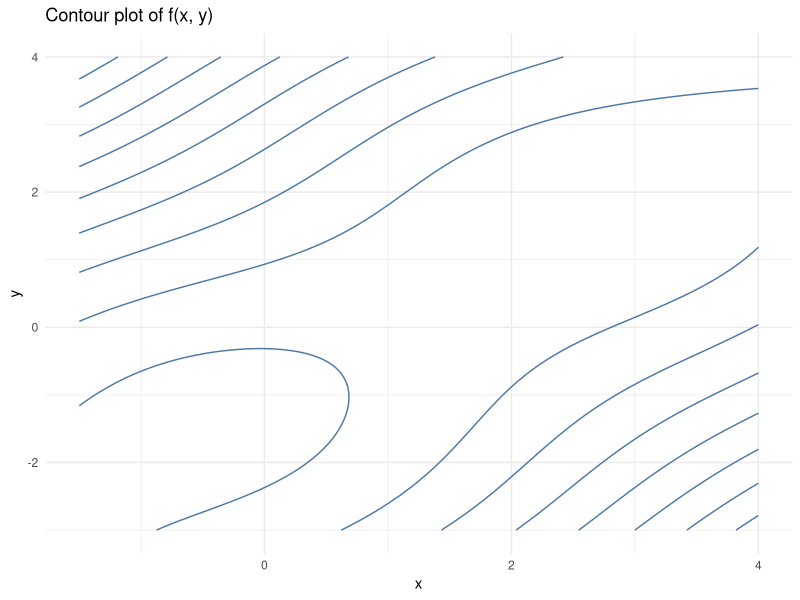
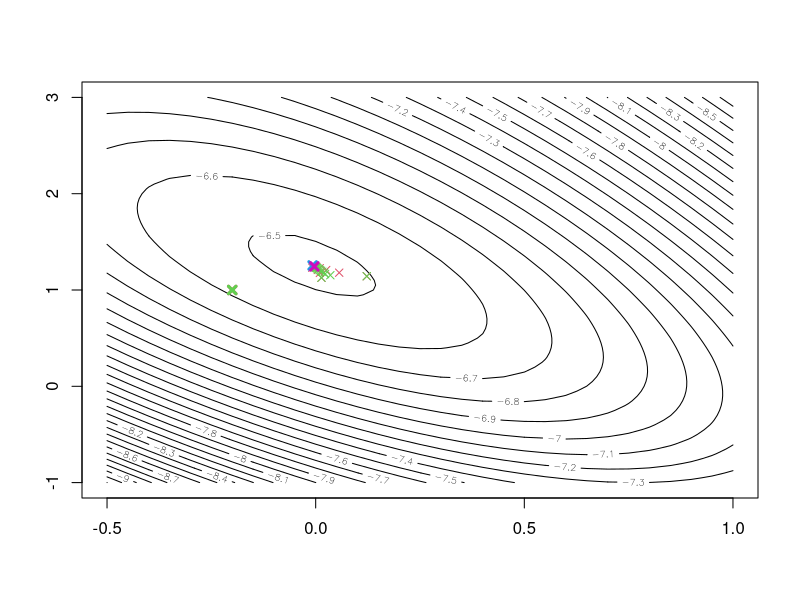
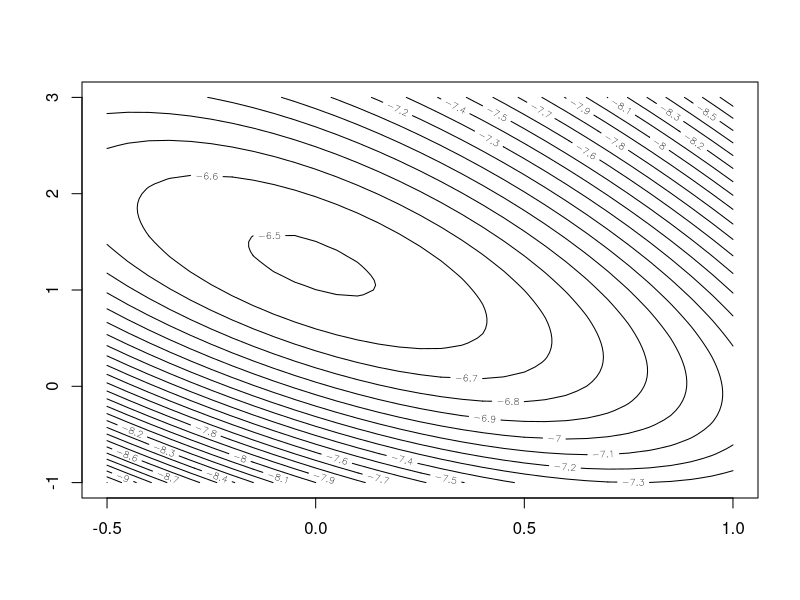
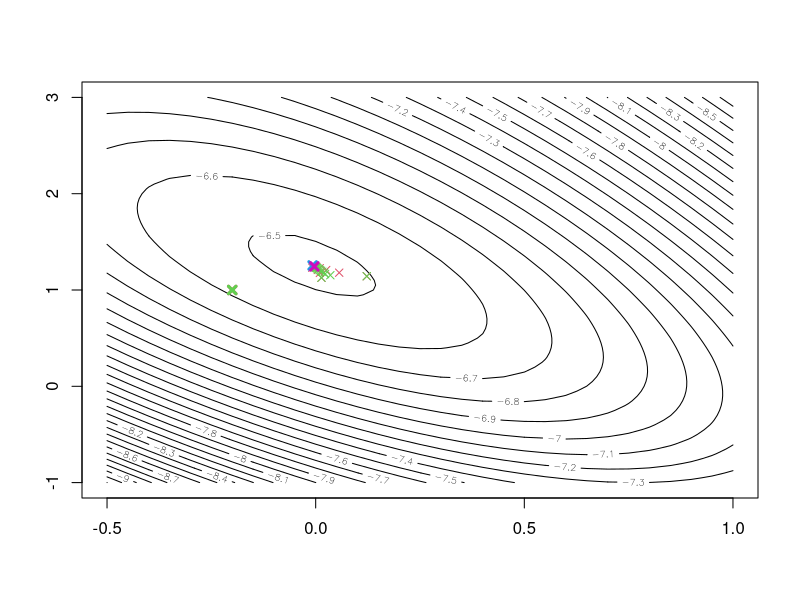

The R source for these figures, in order:
## ---- chunk 1
knitr::opts_chunk$set(echo = TRUE)
## ---- chunk 2
library(ggplot2)
library(knitr)
suppressWarnings(library(knitr))
## ---- chunk 3
# define the function f(x, y) that returns f(x, y) if both x and y are in the interval
f <- function(x, y){
  ifelse(x >= -1.5 & x <= 4 & y >= -3 & y <= 4,
         sin(x + y) + (x - y)^2 - 1.5*x + 2.5*y + 1,
         NA)
}

# data frame with x, y and f(x, y)
x <- seq(-1.5, 4, length.out = 100)
y <- seq(-3, 4, length.out = 100)

grid <- expand.grid(x = x, y = y)
grid$z <- with(grid, f(x, y))

# plot f(x, y)
ggplot(grid, aes(x = x, y = y, z = z)) + 
  geom_contour(col = "#4E79A7") + 
  labs(x = "x", y = "y", title = "Contour plot of f(x, y)") + 
  theme_minimal()
## ---- chunk 4
# gradient for f(x, y)
gradient <- function(x, y){
  grad_x <- cos(x + y) + 2*(x - y) - 1.5
  grad_y <- cos(x + y) - 2*(x - y) + 2.5
  return(c(grad_x, grad_y))
}

# hessian matrix for f(x, y)
hessian <- function(x, y){
  
  m <- matrix(c(-sin(x + y) + 2, -sin(x + y) - 2,
              -sin(x + y) - 2, -sin(x + y) + 2),
              byrow = T, nrow = 2, ncol = 2)
  
  return(m)
}
## ---- chunk 5
# newton algorithm
newton <- function(gradient, hessian, x_init, y_init, tol = 0.0001, maxit = 100){
  
  # check that the initial values are within the intervals
  if(x_init < -1.5 || x_init > 4 || y_init < -3 || y_init > 4){
    stop("The x and y values have to be within the intervals")
  }
  
  # set initial values
  x0 <- c(x_init, y_init)
  
  # while the stopping criteria is not met
  for(it in 1:maxit){
    
    H <- hessian(x0[1], x0[2])
    
    # use MASS library in case of a singular Hessian matrix
    if(abs(det(H)) < 1e-6){
      x1 <- x0 - as.vector(MASS::ginv(H) %*% gradient(x0[1], x0[2]))
    } else{
      x1 <- x0 - as.vector(solve(H) %*% gradient(x0[1], x0[2]))
    }
    
    # set the values within the intervals
    x1[1] <- max(min(x1[1], 4), -1.5)
    x1[2] <- max(min(x1[2], 4), -3)
    
    # if the stopping criteria is met
    if(norm(x1 - x0, type = "2") < tol){  # t(x1 - x0) %*% (x1 - x0)
      return(list(x = x1[1], y = x1[2], iterations = it, 
               gradient = gradient(x1[1], x1[2]), eigenvalues = eigen(hessian(x1[1], x1[2]))$values))
    } 
    
    x0 <- x1
  }
  
  warning("Maximum number of iterations reached without convergence.")
  return(list(x = x1[1], y = x1[2], iterations = maxit,
           gradient = gradient(x1[1], x1[2]), eigenvalues = eigen(hessian(x1[1], x1[2]))$values))
}
## ---- chunk 6
x_init1 <- 1
y_init1 <- 3
res1 <- newton(gradient, hessian, x_init1, y_init1)

x_init2 <- 2
y_init2 <- 4
res2 <- newton(gradient, hessian, x_init2, y_init2)

x_init3 <- 0
y_init3 <- -1
res3 <- newton(gradient, hessian, x_init3, y_init3)

df <- data.frame(initial_x = c(x_init1, x_init2, x_init3),
                 initial_y = c(y_init1, y_init2, y_init3),
                 final_x = c(res1$x, res2$x, res3$x),
                 final_y = c(res1$y, res2$y, res3$y),
                 function_value= c(f(res1$x, res1$y), f(res2$x, res2$y), f(res3$x, res3$y)), 
                 eigenvalues1 = c(res1$eigenvalues[1], res2$eigenvalues[1], res3$eigenvalues[1]),
                 eigenvalues2 = c(res1$eigenvalues[2], res2$eigenvalues[2], res3$eigenvalues[2]))
kable(df,
      caption = "Newton algorithm results")
## ---- chunk 7
#a

#log likelihood
g <- function(b){
  xi <- c(0,0,0,0.1,0.1,0.3,0.3,0.9,0.9,0.9)
  yi <- c(0,0,1,0,1,1,1,0,1,1)
  p <- 1/(1+exp(-b[1]-b[2]*xi))   #b[1] represents b0,b2 represents b1
  loglik <- sum(yi*log(p)+(1-yi)*log(1-p))
  return(loglik)
}

#gradient
dg <- function(b){
  xi <- c(0,0,0,0.1,0.1,0.3,0.3,0.9,0.9,0.9)
  yi <- c(0,0,1,0,1,1,1,0,1,1)
  p <- 1/(1+exp(-b[1]-b[2]*xi))
  
  dg_b0 <- sum(yi-p) #partial derivative with respect to b0
  dg_b1 <- sum(xi*(yi-p)) #partial derivative with respect to b1
  return(c(dg_b0,dg_b1))
}

#produce the contours plot
x1grid <- seq(-0.5, 1, by=0.05) 
x2grid <- seq(-1, 3, by=0.05) 
dx1 <- length(x1grid)
dx2 <- length(x2grid)
dx  <- dx1*dx2 
gx  <- matrix(rep(NA, dx), nrow=dx1)
for (i in 1:dx1)
  for (j in 1:dx2)
  {
    gx[i,j] <- g(c(x1grid[i], x2grid[j]))  
  }
mgx <- matrix(gx, nrow=dx1, ncol=dx2)
contour(x1grid, x2grid, mgx, nlevels=30)  # Note: For other functions g, you might need to choose another nlevels-value to get a good impression of the function 

#Steepest ascent function:
steepestasc <- function(x0, eps=1e-8, alpha0=1,path_col=2, final_col=4)
{
  xt   <- x0
  conv <- 999
  
  #function and gradient evaluations
  funEvaluation <- 0
  gradEvaluation <- 0
  
  points(xt[1], xt[2], col=path_col, pch=4, lwd=3)
 
 
   while(conv>eps)
  {
    alpha <- alpha0
    xt1   <- xt
    grad_xt1 <- dg(xt1)
    xt    <- xt1 + alpha*grad_xt1
    
    #update gradient evaluation
    gradEvaluation <-gradEvaluation+1
   
     #update function evaluation
    g_x <- g(xt)
    funEvaluation <-funEvaluation+1
    g_x1 <- g(xt1)
    funEvaluation <-funEvaluation+1
    
    while (g_x<g_x1 )
    {
      alpha <- alpha/2
      xt    <- xt1 + alpha*grad_xt1
      
      g_x <- g(xt)
      funEvaluation <-funEvaluation+1
    }
    points(xt[1], xt[2],col=path_col,pch=4, lwd=1)
    conv <- sum((xt-xt1)*(xt-xt1))
  }
  points(xt[1], xt[2], col=final_col ,pch=4, lwd=3)
  return(list(coefficients=xt,
              
              funEvaluation=funEvaluation,
              gradientEvaluation=gradEvaluation))
}

#b

inital_b <- c(-0.2,1)

#the second solution: a=a

steepestasc_keep <- function(x0, eps=1e-5, alpha0=1, path_col=3, final_col=6){
  
    xt   <- x0
    conv <- 999
    
    #function and gradient evaluations
    funEvaluation <- 0
    gradEvaluation <- 0
    
    points(xt[1], xt[2], col=path_col, pch=4, lwd=3)
    
    
    alpha <- alpha0 
    
    while(conv>eps)
    {
     
      xt1   <- xt
      grad_xt1 <- dg(xt1) 
      xt    <- xt1 + alpha*grad_xt1
      
      #update gradient evaluation
      gradEvaluation <-gradEvaluation+1
      
      #update function evaluation
      g_x <- g(xt)
      funEvaluation <-funEvaluation+1
      g_x1 <- g(xt1)
      funEvaluation <-funEvaluation+1
      
      while (g(xt)<g(xt1))
      {
        alpha <- alpha/2
        xt    <- xt1 + alpha*grad_xt1
        
        g_x <- g(xt)
        funEvaluation <- funEvaluation + 1 
      }  
      points(xt[1], xt[2],col=path_col,  pch=4, lwd=1)
      conv <- sum((xt-xt1)*(xt-xt1))
    }
    points(xt[1], xt[2], col=final_col, pch=4, lwd=3)
    return(list(coefficients=xt,
                funEvaluation=funEvaluation,
                gradientEvaluation=gradEvaluation))
 
  
}

#first solution: a=a0

print(steepestasc(inital_b,eps=1e-5, alpha0=1))
#second solution: 

print(steepestasc_keep(inital_b,eps=1e-5, alpha0=1))



#c

# BFGS 
optim_BFGS <- optim(par = inital_b,fn=g,gr=dg,method = "BFGS",control = list(fnscale = -1))
print(optim_BFGS)

#Nelder-Mead


optim_NM <- optim(par = inital_b,fn=g,gr=dg,method ="Nelder-Mead",control = list(fnscale = -1))
print(optim_NM)



#d.glm
xi <- c(0,0,0,0.1,0.1,0.3,0.3,0.9,0.9,0.9)
yi <- c(0,0,1,0,1,1,1,0,1,1)
fit <- glm(yi~xi,family = binomial)
cat("The coefficients are:","\n",coef(fit))


## ---- chunk 8
contour(x1grid, x2grid, mgx, nlevels=30)

## ---- chunk 9
contour(x1grid, x2grid, mgx, nlevels=30) 
legend("bottom", 
       legend = c("Method 1: a=a0 ",
                  "Method 2: a=reduced_a "),
       col = c(2,3),
       pch = 4, 
       pt.lwd = 3,
       bty = "n",
       inset = c(0, -0.4),   
       xpd = TRUE,          
       horiz = FALSE,
       cex = 0.8)   
#first solution: a=a0
first <- steepestasc(inital_b,eps=1e-5, alpha0=1)
#second solution: 
second <- steepestasc_keep(inital_b,eps=1e-5, alpha0=1)


df <- data.frame(
  Method = c("a=ao", "a=reduced_a"),
  B0=c(first$coefficients[1],second$coefficients[1]),
  B1=c(first$coefficients[2],second$coefficients[2]),
  Counts_function = c(first$funEvaluation, second$funEvaluation),
  Counts_gradiet = c(first$gradientEvaluation, second$gradientEvaluation)
)
kable(df,caption = "Steepest Ascent Method Results")

## ---- chunk 10
# BFGS 
optim_BFGS <- optim(par = inital_b,fn=g,gr=dg,method = "BFGS",control = list(fnscale = -1))

#Nelder-Mead

optim_NM <- optim(par = inital_b,fn=g,gr=dg,method ="Nelder-Mead",control = list(fnscale = -1))

results_df <- data.frame(
  Method = c("BFGS", "Nelder-Mead"),
  Value=c(optim_BFGS$value,optim_NM$value),
  B0=c(optim_BFGS$par[1],optim_NM$par[1]),
  B1=c(optim_BFGS$par[2],optim_NM$par[2]),
  Counts_function = c(optim_BFGS$counts[1], optim_NM$counts[1]),
  Counts_gradiet = c(optim_BFGS$counts[2], optim_NM$counts[2])
)
kable(results_df,caption = "BFGS and Nelder-Mead Results")

## ---- chunk 11
xi <- c(0,0,0,0.1,0.1,0.3,0.3,0.9,0.9,0.9)
yi <- c(0,0,1,0,1,1,1,0,1,1)
fit <- glm(yi~xi,family = binomial(link = 'logit'))
cat("B0:",coef(fit)[1],"\n")
cat("B1:",coef(fit)[2],"\n")
